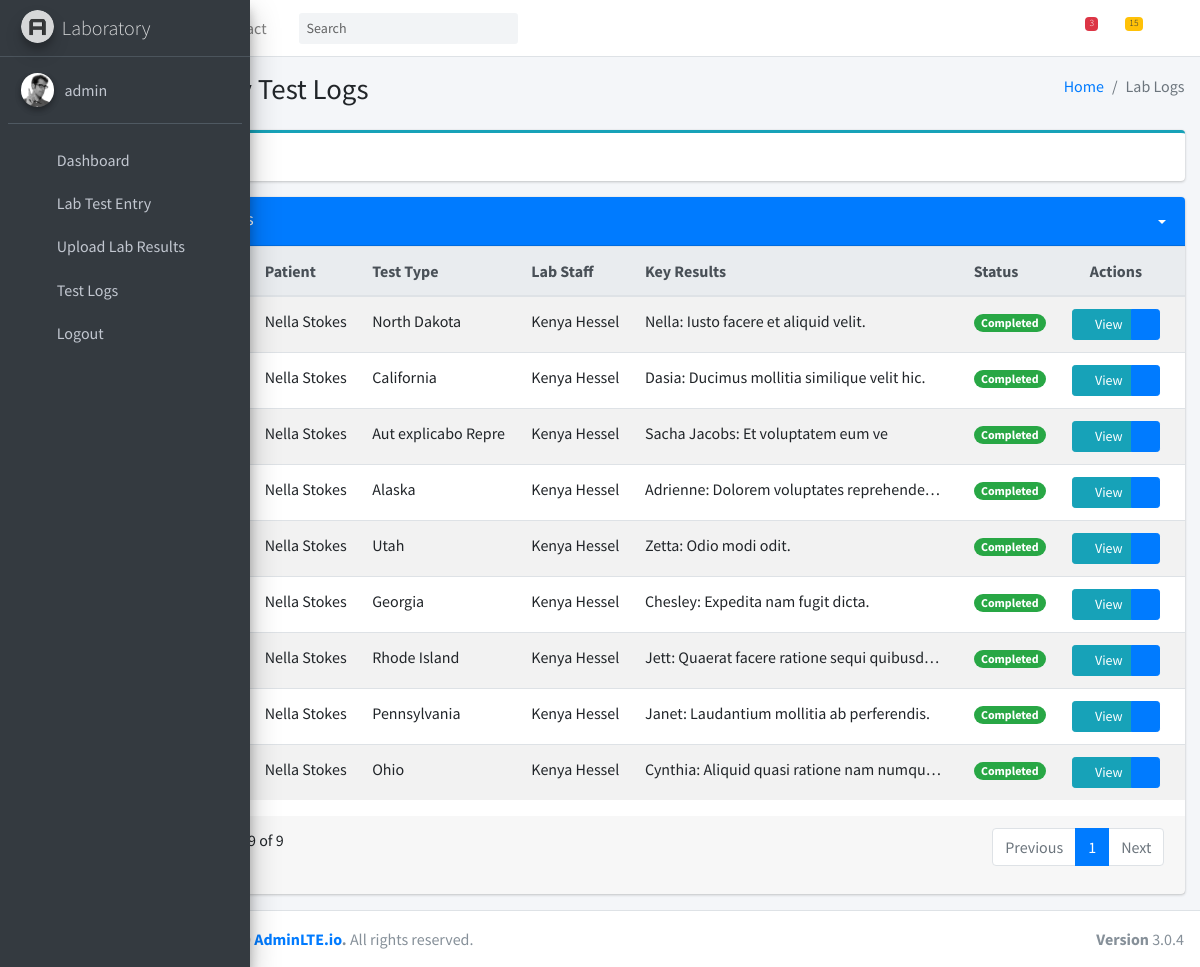
Page /l/internal_logs (signed in) on the committed database.
### hospapp/models.py (models this page shows, shortened)
class Patient(models.Model):
    BLOOD_GROUP_CHOICES = [
        ('A+', 'A+'), ('A-', 'A-'),
        ('B+', 'B+'), ('B-', 'B-'),
        ('AB+', 'AB+'), ('AB-', 'AB-'),
        ('O+', 'O+'), ('O-', 'O-'),
    ]
    STATUS_CHOICES = [
        ('stable', 'Stable'),
        ('critical', 'Critical'),
        ('recovered', 'Recovered'),
    ]
    full_name = models.CharField(max_length=200)
    gender = models.CharField()
    date_of_birth = models.DateField()
    phone = models.CharField(max_length=15)
    email = models.EmailField(blank=True, null=True)
    address = models.TextField()
    marital_status = models.CharField(max_length=20)
    nationality = models.CharField(max_length=50)
    state_of_origin = models.CharField(max_length=50, blank=True)
    id_type = models.CharField(max_length=20, blank=True)
    id_number = models.CharField(max_length=100, blank=True)
    next_of_kin_name = models.CharField(max_length=100)
    next_of_kin_phone = models.CharField(max_length=15)
    blood_group = models.CharField(max_length=3, choices=BLOOD_GROUP_CHOICES, default='O+')
    is_inpatient = models.BooleanField(default=False)
    ward = models.ForeignKey(Ward, null=True, blank=True, on_delete=models.SET_NULL)
    bed = models.ForeignKey(Bed, null=True, blank=True, on_delete=models.SET_NULL)
    status = models.CharField(max_length=20, choices=STATUS_CHOICES, default='stable')
    diagnosis = models.TextField(blank=True, null=True)
    medication = models.TextField(blank=True, null=True)
    notes = models.TextField(blank=True, null=True)
    referred_by = models.CharField(max_length=100, blank=True, null=True)
    first_time = models.CharField(max_length=20, blank=True)
    photo = models.ImageField(upload_to='patient_photos/', blank=True, null=True)
    date_registered = models.DateTimeField(auto_now_add=True)

class LabTestType(models.Model):
    name = models.CharField(max_length=100, unique=True)
    category = models.CharField(max_length=100, blank=True, null=True)  # e.g., "Hormonal", "Imaging", etc.
    units = models.CharField(max_length=50, blank=True, null=True)      # e.g., "ng/mL", "%", etc.
    reference_range = models.CharField(max_length=100, blank=True, null=True)  # optional

### hospapp/views.py (the view)
# urls.py: path('l/internal_logs', views.lab_internal_logs, name='lab_internal_logs'),
@login_required(login_url='home')
def lab_internal_logs(request):
    user = request.user
    lab_tests = LabTest.objects.select_related('patient', 'recorded_by', 'test_type').order_by('-date_recorded')
    logs = []
    for test in lab_tests:
        fields = test.fields.all()
        key_results = ', '.join([f"{field.name}: {field.value}" for field in fields]) or "N/A"
        logs.append({
            'id': test.id,
            'date': test.date_recorded.date(),
            'patient_name': test.patient.full_name,
            'test_type': test.test_type.name,
            'lab_staff': test.recorded_by.get_full_name() if test.recorded_by else "Unknown",
            'key_results': key_results,
            'notes': getattr(test, 'notes', ''),
            'status': 'Completed',
        })
    context = {
        'lab_logs': logs,
    }
    return render(request, 'laboratory/logs.html', context)

### hospapp/templates/laboratory/logs.html (shortened to what this page needs)
{% extends "laboratory/base.html" %}
{% load static %}
{% block content %}
<section class="content-header">
  <div class="container-fluid">
    <div class="row mb-2">
      <div class="col-sm-6">
        <h1>Laboratory Test Logs</h1>
      </div>
      <div class="col-sm-6">
        <ol class="breadcrumb float-sm-right">
          <li class="breadcrumb-item"><a href="{% url 'laboratory' %}">Home</a></li>
          <li class="breadcrumb-item active">Lab Logs</li>
        </ol>
      </div>
    </div>
  </div>
</section>
<section class="content">
  <div class="container-fluid">
    <div class="row">
      <div class="col-12">
        <div class="card card-outline card-info mb-3 collapsed-card">
          <div class="card-header">
            <h3 class="card-title">Filter Options</h3>
            <div class="card-tools">
              <button type="button" class="btn btn-tool" data-card-widget="collapse">
                <i class="fas fa-plus"></i>
              </button>
            </div>
          </div>
        </div>
        {% if lab_logs %}
        <div class="card">
          <div class="card-header bg-primary">
            <h3 class="card-title">Lab Test Records</h3>
            <div class="card-tools">
              <button type="button" class="btn btn-tool" data-card-widget="collapse">
                <i class="fas fa-minus text-white"></i>
              </button>
              <div class="btn-group">
                <button type="button" class="btn btn-tool dropdown-toggle text-white" data-toggle="dropdown">
                  <i class="fas fa-download"></i>
                </button>
              </div>
            </div>
          </div>
          <div class="card-body p-0">
            <div class="table-responsive">
              <table class="table table-hover table-striped">
                <thead class="thead-light">
                  <tr>
                    <th>ID</th>
                    <th>Date</th>
                    <th>Patient</th>
                    <th>Test Type</th>
                    <th>Lab Staff</th>
                    <th>Key Results</th>
                    <th>Status</th>
                    <th class="text-center">Actions</th>
                  </tr>
                </thead>
                <tbody>
                  {% for log in lab_logs %}
                  <tr>
                    <td><span class="badge badge-secondary">{{ log.id }}</span></td>
                    <td>{{ log.date|date:"M d, Y" }}</td>
                    <td>{{ log.patient_name }}</td>
                    <td>{{ log.test_type }}</td>
                    <td>{{ log.lab_staff }}</td>
                    <td>
                      <span class="text-truncate d-inline-block" style="max-width: 300px;">
                        {{ log.key_results }}
                      </span>
                    </td>
                    <td>
                      <span class="badge badge-pill
                        {% if log.status == 'Completed' %}badge-success
                        {% elif log.status == 'Pending' %}badge-warning
                        {% else %}badge-secondary{% endif %}">
                        {{ log.status }}
                      </span>
                    </td>
                    <td class="text-center">
                      <div class="btn-group">
                        <button type="button" class="btn btn-info btn-sm view-details-btn"
                          data-toggle="modal"
                          data-target="#logDetailsModal"
                          data-log-id="{{ log.id }}">
                          <i class="fas fa-eye"></i> View
                        </button>
                        <button type="button" class="btn btn-primary btn-sm">
                          <i class="fas fa-print"></i>
                        </button>
                      </div>
                    </td>
                  </tr>
                  {% endfor %}
                </tbody>
              </table>
            </div>
          </div>
          <div class="card-footer">
            <div class="row">
              <div class="col-sm-12 col-md-5">
                <div class="dataTables_info" role="status" aria-live="polite">
                  Showing entries 1 to {{ lab_logs|length }} of {{ lab_logs|length }}
                </div>
              </div>
              <div class="col-sm-12 col-md-7">
                <div class="dataTables_paginate paging_simple_numbers">
                  <ul class="pagination justify-content-end">
                    <li class="paginate_button page-item previous disabled">
                      <a href="#" class="page-link">Previous</a>
                    </li>
                    <li class="paginate_button page-item active">
                      <a href="#" class="page-link">1</a>
                    </li>
                    <li class="paginate_button page-item next disabled">
                      <a href="#" class="page-link">Next</a>
                    </li>
                  </ul>
                </div>
              </div>
            </div>
          </div>
        </div>
        {% else %}
        <div class="alert alert-info">
          <h5><i class="icon fas fa-info-circle"></i> No Records Found</h5>
          There are no lab test logs available. New tests will appear here once they are recorded.
        </div>
        {% endif %}
      </div>
    </div>
  </div>
</section>
{% endblock %}

### hospapp/templates/laboratory/base.html (shortened to what this page needs)
{% load static %}
<!DOCTYPE html>
<html>
<head>
    <link rel="stylesheet" href="{% static 'plugins/fontawesome-free/css/all.min.css' %}">
    <link rel="stylesheet" href="https://code.ionicframework.com/ionicons/2.0.1/css/ionicons.min.css">
    <link rel="stylesheet" href="{% static 'dist/css/adminlte.min.css' %}">
    <link href="{% static 'plugins/bootstrap-icons/bootstrap-icons.css' %}" rel="stylesheet">
</head>
<body class="hold-transition sidebar-mini sidebar-collapse">
    <div class="wrapper">
        <nav class="main-header navbar navbar-expand navbar-white navbar-light">
            <ul class="navbar-nav">
                <li class="nav-item">
                    <a class="nav-link" data-widget="pushmenu" href="#" role="button"></a>
                </li>
                <li class="nav-item d-none d-sm-inline-block">
                    <a href="../../index3.html" class="nav-link">Home</a>
                </li>
                <li class="nav-item d-none d-sm-inline-block">
                    <a href="#" class="nav-link">Contact</a>
                </li>
            </ul>
            <form class="form-inline ml-3">
                <div class="input-group input-group-sm">
                    <input class="form-control form-control-navbar" type="search" placeholder="Search"
                        aria-label="Search">
                    <div class="input-group-append">
                        <button class="btn btn-navbar" type="submit">
                            <i class="fas fa-search"></i>
                        </button>
                    </div>
                </div>
            </form>
            <ul class="navbar-nav ml-auto">
                <li class="nav-item dropdown">
                    <a class="nav-link" data-toggle="dropdown" href="#">
                        <i class="far fa-comments"></i>
                        <span class="badge badge-danger navbar-badge">3</span>
                    </a>
                </li>
                <li class="nav-item dropdown">
                    <a class="nav-link" data-toggle="dropdown" href="#">
                        <span class="badge badge-warning navbar-badge">15</span>
                    </a>
                </li>
                <li class="nav-item">
                    <a class="nav-link" data-widget="control-sidebar" data-slide="true" href="#" role="button">
                        <i class="fas fa-th-large"></i>
                    </a>
                </li>
            </ul>
        </nav>
        <aside class="main-sidebar sidebar-dark-primary elevation-4">
            <a href="{% url 'laboratory' %}" class="brand-link">
                <img src="{% static 'dist/img/AdminLTELogo.png' %}" alt="AdminLTE Logo"
                    class="brand-image img-circle elevation-3" style="opacity: .8">
                <span class="brand-text font-weight-light">Laboratory</span>
            </a>
            <div class="sidebar">
                <div class="user-panel mt-3 pb-3 mb-3 d-flex">
                    <div class="image">
                        <img src="{% static 'dist/img/user2-160x160.jpg' %}" class="img-circle elevation-2"
                            alt="User Image">
                    </div>
                    <div class="info">
                        <a href="#" class="d-block">{{ user.username }}</a>
                    </div>
                </div>
                <nav class="mt-2">
                    <ul class="nav nav-pills nav-sidebar flex-column" data-widget="treeview" role="menu"
                        data-accordion="false">
                        <li class="nav-item has-treeview">
                            <a href="#" class="nav-link">
                                <i class="nav-icon fas fa-th-large"></i>
                                <p>Dashboard</p>
                            </a>
                        </li>
                        <li class="nav-item">
                            <a href="{% url 'lab_test_entry' %}" class="nav-link">
                                <i class="nav-icon fas fa-vials"></i>
                                <p>Lab Test Entry</p>
                            </a>
                        </li>
                        <li class="nav-item">
                            <a href="{% url 'lab_result_upload' %}" class="nav-link">
                                <i class="nav-icon fas fa-file-medical"></i>
                                <p>Upload Lab Results</p>
                            </a>
                        </li>
                        <li class="nav-item">
                            <a href="{% url 'lab_internal_logs' %}" class="nav-link">
                                <i class="nav-icon fas fa-history"></i>
                                <p>Test Logs</p>
                            </a>
                        </li>
                        <li class="nav-item has-treeview">
                            <a href="{% url 'logout' %}" class="nav-link">
                                <i class="nav-icon fas fa-lock-open"></i>
                                <p>Logout</p>
                            </a>
                        </li>
                    </ul>
                </nav>
            </div>
        </aside>
        <div class="content-wrapper">
            {% block content %}
            {% endblock %}
        </div>
        <footer class="main-footer">
            <div class="float-right d-none d-sm-block">
                <b>Version</b> 3.0.4
            </div>
            <strong>Copyright &copy; 2014-2019 <a href="http://adminlte.io">AdminLTE.io</a>.</strong> All rights
            reserved.
        </footer>
    </div>
</body>
</html>

### rows in the picture
Patient: patient_name "Nella Stokes" "Nella Stokes" "Nella Stokes" "Nella Stokes" "Nella Stokes" "Nella Stokes" "Nella Stokes" "Nella Stokes" "Nella Stokes"
LabTestType: test_type "North Dakota"
LabTestType: test_type "California"
LabTestType: test_type "Aut explicabo Repre"
LabTestType: test_type "Alaska"
LabTestType: test_type "Utah"
LabTestType: test_type "Georgia"
LabTestType: test_type "Rhode Island"
LabTestType: test_type "Pennsylvania"
LabTestType: test_type "Ohio"

### other values in the picture
{{ user.username }} "admin"
{{ log.lab_staff }} "Kenya Hessel" "Kenya Hessel" "Kenya Hessel" "Kenya Hessel" "Kenya Hessel" "Kenya Hessel" "Kenya Hessel" "Kenya Hessel" "Kenya Hessel"
{{ log.key_results }} "Nella: Iusto facere et aliquid velit." "Dasia: Ducimus mollitia similique velit hic." "Sacha Jacobs: Et voluptatem eum ve" "Adrienne: Dolorem voluptates reprehende…" "Zetta: Odio modi odit." "Chesley: Expedita nam fugit dicta." "Jett: Quaerat facere ratione sequi quibusd…" "Janet: Laudantium mollitia ab perferendis." "Cynthia: Aliquid quasi ratione nam numqu…"
{{ log.status }} "Completed" "Completed" "Completed" "Completed" "Completed" "Completed" "Completed" "Completed" "Completed"
{{ lab_logs|length }} "9"
